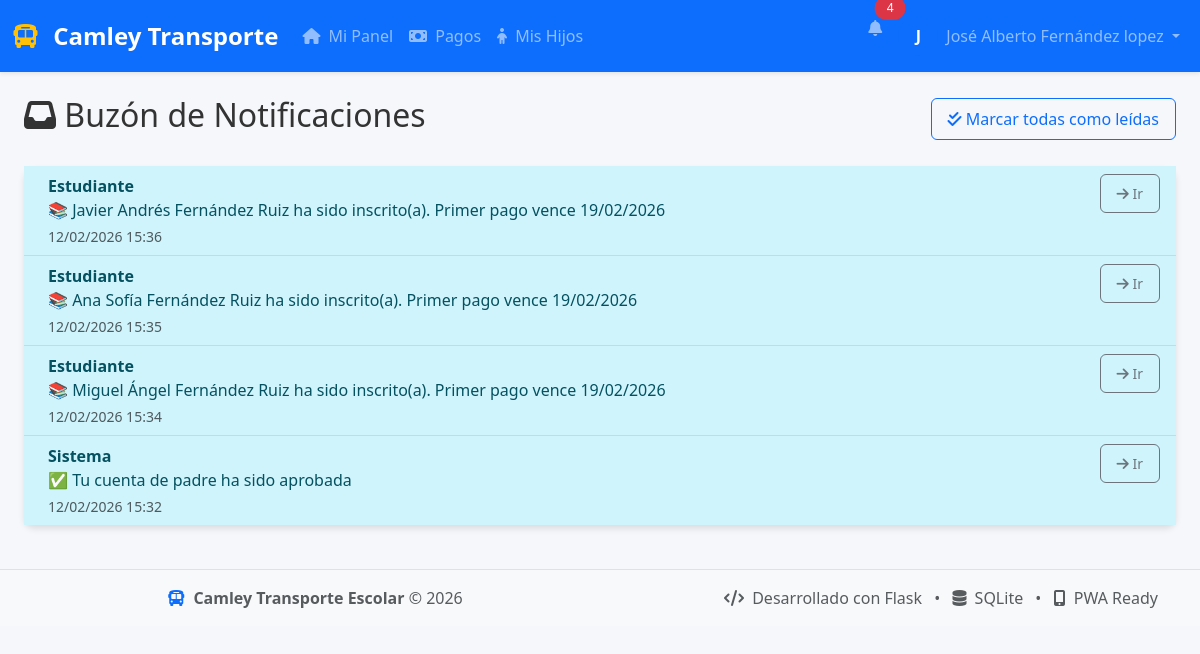
The page /notificaciones (signed in) on the database its author committed.
### database.py (models this page shows, shortened)
class Usuario(db.Model):
    __tablename__ = 'usuario'
    id = db.Column(db.Integer, primary_key=True)
    nombre = db.Column(db.String(100), nullable=False)
    email = db.Column(db.String(120), unique=True, nullable=False)
    password = db.Column(db.String(200), nullable=False)
    telefono = db.Column(db.String(20))
    direccion = db.Column(db.String(200))
    genero = db.Column(db.String(10))
    rol = db.Column(db.String(20), nullable=False)  # 'admin', 'padre', 'conductor'
    activo = db.Column(db.Boolean, default=True)
    fecha_registro = db.Column(db.DateTime, default=datetime.utcnow)
    hijos = db.relationship('Estudiante', backref='padre_rel',
                        foreign_keys='Estudiante.padre_id', lazy=True)
    rutas = db.relationship('Ruta', backref='conductor_rel',
                        foreign_keys='Ruta.conductor_id', lazy=True)
    notificaciones = db.relationship('Notificacion', backref='usuario', lazy=True)
    @property
    def is_authenticated(self):
        return True

class Notificacion(db.Model):
    __tablename__ = 'notificacion'
    id = db.Column(db.Integer, primary_key=True)
    usuario_id = db.Column(db.Integer, db.ForeignKey('usuario.id'), nullable=False)
    tipo = db.Column(db.String(50))  # sistema, pago, asistencia, retraso, estudiante
    mensaje = db.Column(db.Text, nullable=False)
    link = db.Column(db.String(200))
    fecha = db.Column(db.DateTime, default=datetime.utcnow)
    leida = db.Column(db.Boolean, default=False)

### app.py (the view)
@app.route('/notificaciones')
@login_required
def notificaciones():
    notificaciones = Notificacion.query.filter_by(usuario_id=current_user.id).order_by(Notificacion.fecha.desc()).all()
    return render_template('notificaciones.html', notificaciones=notificaciones)

### app.py (called while the page is built)
@login_manager.user_loader
def load_user(user_id):
    return Usuario.query.get(int(user_id))

@app.context_processor
def inject_now():
    return {'now': datetime.utcnow()}

### templates/notificaciones.html (shortened to what this page needs)
{% extends "base.html" %}
{% block content %}
<div class="container-fluid">
    <div class="d-flex justify-content-between align-items-center mb-4">
        <h2><i class="fas fa-inbox"></i> Buzón de Notificaciones</h2>
        <button class="btn btn-outline-primary" onclick="marcarTodas()">
            <i class="fas fa-check-double"></i> Marcar todas como leídas
        </button>
    </div>
    <div class="card">
        <div class="card-body p-0">
            {% if notificaciones %}
            <div class="list-group list-group-flush">
                {% for notif in notificaciones %}
                <div class="list-group-item d-flex justify-content-between align-items-start {% if not notif.leida %}list-group-item-info{% endif %}">
                    <div class="ms-2 me-auto">
                        <div class="fw-bold">
                            {% if notif.tipo == 'pago' %}Pago
                            {% elif notif.tipo == 'asistencia' %}Asistencia
                            {% elif notif.tipo == 'retraso' %}Retraso
                            {% elif notif.tipo == 'estudiante' %}Estudiante
                            {% else %}Sistema
                            {% endif %}
                        </div>
                        {{ notif.mensaje }}
                        <div class="text-muted small mt-1">{{ notif.fecha.strftime('%d/%m/%Y %H:%M') }}</div>
                    </div>
                    {% if notif.link %}
                    <a href="{{ notif.link }}" class="btn btn-sm btn-outline-secondary">
                        <i class="fas fa-arrow-right"></i> Ir
                    </a>
                    {% endif %}
                </div>
                {% endfor %}
            </div>
            {% else %}
            <div class="text-center py-5">
                <i class="fas fa-bell-slash fa-3x text-muted mb-3"></i>
                <h5 class="text-muted">No hay notificaciones</h5>
            </div>
            {% endif %}
        </div>
    </div>
</div>
{% endblock %}

### templates/base.html (shortened to what this page needs)
<!DOCTYPE html>
<html lang="es" data-bs-theme="{% if session.get('modo_oscuro') %}dark{% else %}light{% endif %}">
<head>
    <link href="https://cdn.jsdelivr.net/npm/bootstrap@5.3.0/dist/css/bootstrap.min.css" rel="stylesheet">
    <link rel="stylesheet" href="https://cdn.jsdelivr.net/npm/bootstrap-icons@1.11.3/font/bootstrap-icons.css">
    <link rel="stylesheet" href="https://cdnjs.cloudflare.com/ajax/libs/font-awesome/6.4.0/css/all.min.css">
    <link rel="stylesheet" href="https://unpkg.com/leaflet@1.9.4/dist/leaflet.css" />
    <link rel="stylesheet" href="{{ url_for('static', filename='css/style.css') }}">
</head>
<body class="{% if session.get('modo_oscuro') %}dark-mode{% endif %}">
    <nav class="navbar navbar-expand-lg navbar-dark bg-primary shadow-sm">
        <div class="container-fluid">
            <a class="navbar-brand" href="{{ url_for('index') }}">
                <i class="fas fa-bus me-2"></i>
                <strong>Camley Transporte</strong>
            </a>
            <div class="collapse navbar-collapse" id="navbarMain">
                <ul class="navbar-nav me-auto">
                    {% if current_user.is_authenticated %}
                        {% if current_user.rol == 'padre' %}
                        <li class="nav-item">
                            <a class="nav-link" href="{{ url_for('padre_dashboard') }}">
                                <i class="fas fa-home me-1"></i> Mi Panel
                            </a>
                        </li>
                        <li class="nav-item">
                            <a class="nav-link" href="{{ url_for('padre_dashboard') }}#pagos">
                                <i class="fas fa-money-bill me-1"></i> Pagos
                            </a>
                        </li>
                        <li class="nav-item">
                            <a class="nav-link" href="{{ url_for('padre_dashboard') }}#hijos">
                                <i class="fas fa-child me-1"></i> Mis Hijos
                            </a>
                        </li>
                        {% endif %}
                    {% endif %}
                </ul>
                <ul class="navbar-nav ms-auto">
                    {% if current_user.is_authenticated %}
                        <li class="nav-item dropdown">
                            <a class="nav-link position-relative" href="#" role="button" data-bs-toggle="dropdown">
                                <i class="fas fa-bell"></i>
                                {% set unread_notifications = [] %}
                                {% for notif in current_user.notificaciones if not notif.leida %}
                                    {% set _ = unread_notifications.append(notif) %}
                                {% endfor %}
                                {% if unread_notifications|length > 0 %}
                                <span class="position-absolute top-0 start-100 translate-middle badge rounded-pill bg-danger" id="notificationBadge">
                                    {{ unread_notifications|length }}
                                </span>
                                {% endif %}
                            </a>
                        </li>
                        <li class="nav-item dropdown">
                            <a class="nav-link dropdown-toggle" href="#" role="button" data-bs-toggle="dropdown">
                                <div class="d-inline-flex align-items-center">
                                    <div class="user-avatar me-2">
                                        {{ current_user.nombre[0]|upper }}
                                    </div>
                                    <span class="d-none d-md-inline">{{ current_user.nombre }}</span>
                                </div>
                            </a>
                        </li>
                    {% endif %}
                </ul>
            </div>
        </div>
    </nav>
    <main class="container-fluid py-4">
        {% block content %}{% endblock %}
    </main>
    <footer class="footer mt-auto py-3 bg-light border-top">
        <div class="container">
            <div class="row">
                <div class="col-md-6">
                    <span class="text-muted">
                        <i class="fas fa-bus text-primary me-1"></i>
                        <strong>Camley Transporte Escolar</strong> &copy; {{ now.year if now else '2024' }}
                    </span>
                </div>
                <div class="col-md-6 text-end">
                    <span class="text-muted">
                        <i class="fas fa-code me-1"></i> Desarrollado con Flask
                        <span class="mx-2">•</span>
                        <i class="fas fa-database me-1"></i> SQLite
                        <span class="mx-2">•</span>
                        <i class="fas fa-mobile-alt me-1"></i> PWA Ready
                    </span>
                </div>
            </div>
        </div>
    </footer>
</body>
</html>

### static/css/style.css (style rules this page uses)
:root { --primary-color: #0d6efd; --secondary-color: #6c757d; --success-color: #198754; --danger-color: #dc3545; --warning-color: #ffc107; --info-color: #0dcaf0; --light-color: #f8f9fa; --dark-color: #212529; }
body { font-family: 'Segoe UI', Tahoma, Geneva, Verdana, sans-serif; background-color: #f5f7fa; color: #333; transition: background-color 0.3s, color 0.3s; min-height: 100vh; }
.navbar-brand { font-weight: 700; font-size: 1.5rem; }
.navbar-brand i { color: #ffc107; }
.user-avatar { width: 40px; height: 40px; border-radius: 50%; background-color: var(--primary-color); color: white; display: flex; align-items: center; justify-content: center; font-weight: bold; }
.card { border-radius: 10px; box-shadow: 0 4px 6px rgba(0, 0, 0, 0.1); border: none; transition: transform 0.3s, box-shadow 0.3s; margin-bottom: 20px; }
.btn { border-radius: 6px; font-weight: 500; padding: 8px 16px; transition: all 0.3s; }
.badge { padding: 6px 12px; font-weight: 500; border-radius: 20px; }
.footer { margin-top: 40px; padding: 20px 0; background-color: var(--dark-color); color: white; text-align: center; }

### rows shown on the page
Usuario: nombre "J", nombre "José Alberto Fernández lopez"
Notificacion: tipo "Estudiante", mensaje "📚 Javier Andrés Fernández Ruiz ha sido inscrito(a). Primer pago vence 19/02/2026", fecha "12/02/2026 15:36"
Notificacion: tipo "Estudiante", mensaje "📚 Ana Sofía Fernández Ruiz ha sido inscrito(a). Primer pago vence 19/02/2026", fecha "12/02/2026 15:35"
Notificacion: tipo "Estudiante", mensaje "📚 Miguel Ángel Fernández Ruiz ha sido inscrito(a). Primer pago vence 19/02/2026", fecha "12/02/2026 15:34"
Notificacion: tipo "Sistema", mensaje "✅ Tu cuenta de padre ha sido aprobada", fecha "12/02/2026 15:32"

### other values the page prints
{{ unread_notifications|length }} "4"
